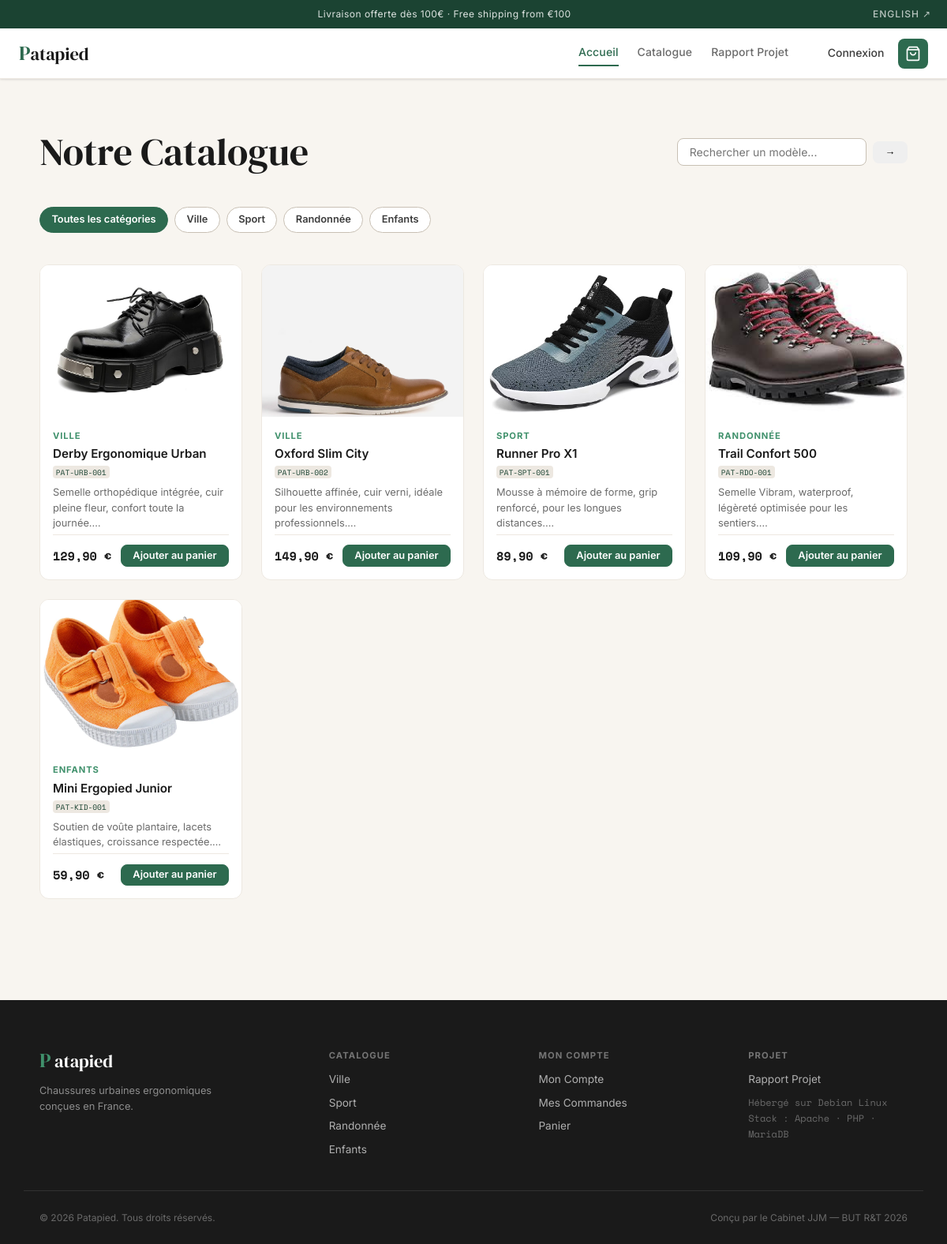
The app's page /pages/catalog.php with its own data.
### tables this page shows
CREATE TABLE IF NOT EXISTS categories (
    id          INT UNSIGNED AUTO_INCREMENT PRIMARY KEY,
    name_fr     VARCHAR(100) NOT NULL,
    name_en     VARCHAR(100) NOT NULL,
    slug        VARCHAR(100) NOT NULL UNIQUE,
    sort_order  INT          NOT NULL DEFAULT 0
);

CREATE TABLE IF NOT EXISTS products (
    id            INT UNSIGNED AUTO_INCREMENT PRIMARY KEY,
    category_id   INT UNSIGNED NOT NULL,
    reference     VARCHAR(40)  NOT NULL UNIQUE,
    name_fr       VARCHAR(160) NOT NULL,
    name_en       VARCHAR(160) NOT NULL,
    description_fr TEXT        DEFAULT NULL,
    description_en TEXT        DEFAULT NULL,
    price         DECIMAL(8,2) NOT NULL,
    stock         INT          NOT NULL DEFAULT 0,
    image_path    VARCHAR(255) DEFAULT NULL,
    is_active     TINYINT(1)  NOT NULL DEFAULT 1,
    created_at    DATETIME    NOT NULL DEFAULT CURRENT_TIMESTAMP,
    updated_at    DATETIME    NOT NULL DEFAULT CURRENT_TIMESTAMP ON UPDATE CURRENT_TIMESTAMP,
    FOREIGN KEY (category_id) REFERENCES categories(id) ON DELETE RESTRICT
);

### includes/core.php (called while the page is built, shortened)
<?php
$_lang = $_SESSION['lang'] ?? 'fr';
$_t = require __DIR__ . "/../lang/{$_lang}.php";
function t(string $key): string {
    global $_t;
    return htmlspecialchars($_t[$key] ?? $key, ENT_QUOTES, 'UTF-8');
}
function current_lang(): string {
    return $_SESSION['lang'] ?? 'fr';
}
function h(string $s): string {
    return htmlspecialchars($s, ENT_QUOTES, 'UTF-8');
}

### pages/catalog.php (the view, shortened to what this page needs)
<?php
require_once __DIR__ . '/../includes/core.php';
$lang = current_lang();
$pdo  = getDB();
$cats = $pdo->query("SELECT id, slug, name_{$lang} AS name FROM categories ORDER BY sort_order")->fetchAll();
$catSlug = preg_replace('/[^a-z0-9_-]/', '', $_GET['cat'] ?? '');
$search  = trim($_GET['q'] ?? '');
$where  = ["p.is_active = 1"];
$whereSQL = implode(' AND ', $where);
$stmt = $pdo->prepare(
    "SELECT p.id, p.reference, p.name_{$lang} AS name,
            p.description_{$lang} AS description,
            p.price, p.stock, p.image_path,
            c.name_{$lang} AS category, c.slug AS cat_slug
     FROM products p
     JOIN categories c ON c.id = p.category_id
     WHERE {$whereSQL}
     ORDER BY p.created_at DESC"
);
$stmt->execute();
$products = $stmt->fetchAll();
require_once __DIR__ . '/../includes/header.php';
?>
<section class="catalog-section">
    <div class="container">
        <div class="catalog-header">
            <h1><?= t('cat_title') ?></h1>
            <form method="GET" action="/index.php" class="search-form" role="search">
                <input type="search" name="q" value="<?= h($search) ?>"
                       placeholder="<?= t('cat_search') ?>" class="search-input">
                <button type="submit" class="btn btn-sm">→</button>
            </form>
        </div>
        <div class="cat-filters">
            <a href="/index.php?page=catalog<?= $search ? '&q='.urlencode($search) : '' ?>"
               class="cat-pill <?= !$catSlug ? 'active' : '' ?>"><?= t('cat_all') ?></a>
            <?php foreach ($cats as $c): ?>
            <a href="/index.php?page=catalog&cat=<?= h($c['slug']) ?><?= $search ? '&q='.urlencode($search) : '' ?>"
               class="cat-pill <?= $catSlug===$c['slug'] ? 'active' : '' ?>"><?= h($c['name']) ?></a>
            <?php endforeach; ?>
        </div>
        <?php if (empty($products)): ?>
        <div class="empty-state">
            <p><?= t('cat_no_results') ?></p>
            <a href="/index.php?page=catalog" class="btn btn-ghost"><?= t('back') ?></a>
        </div>
        <?php else: ?>
        <div class="products-grid products-grid--full">
            <?php foreach ($products as $p): ?>
            <article class="product-card" data-id="<?= $p['id'] ?>">
                <a href="/index.php?page=product&id=<?= $p['id'] ?>" class="product-img-link">
                    <div class="product-img">
                        <?php
                        $imgFilename = 'images/' . strtolower($p['reference']) . '.png';
                        $displayImg = (file_exists(__DIR__ . '/../' . $imgFilename)) ? $imgFilename : $p['image_path'];
                        if ($displayImg):
                        ?>
                            <img src="<?= h($displayImg) ?>" alt="<?= h($p['name']) ?>" class="shoe-catalog-image" loading="lazy">
                        <?php else: ?>
                            <div class="product-img-placeholder">
                                <svg viewBox="0 0 80 60" fill="none" aria-hidden="true"><path d="M8 42 Q10 28 22 24 L52 22 Q64 22 67 30 L68 42 Q62 48 40 49 Q16 49 8 42Z" fill="var(--forest)"/><path d="M8 42 Q8 49 18 51 L62 51 Q70 49 70 42" fill="var(--forest-dark)"/></svg>
                            </div>
                        <?php endif; ?>
                    </div>
                </a>
                <div class="product-info">
                    <span class="product-cat"><?= h($p['category']) ?></span>
                    <h3 class="product-name">
                        <a href="/index.php?page=product&id=<?= $p['id'] ?>"><?= h($p['name']) ?></a>
                    </h3>
                    <span class="product-ref"><code><?= h($p['reference']) ?></code></span>
                    <?php if ($p['description']): ?>
                        <p class="product-desc-short"><?= h(mb_substr($p['description'], 0, 80)) ?>…</p>
                    <?php endif; ?>
                    <div class="product-footer">
                        <span class="product-price"><?= number_format($p['price'], 2, ',', ' ') ?> €</span>
                        <div class="product-actions">
                            <?php if ($p['stock'] > 0): ?>
                            <form method="POST" action="/index.php?page=cart" class="add-cart-form">
                                <button type="submit" class="btn btn-primary btn-sm"><?= t('cat_add_cart') ?></button>
                            </form>
                            <?php else: ?>
                                <span class="btn btn-disabled btn-sm"><?= t('cat_out_stock') ?></span>
                            <?php endif; ?>
                        </div>
                    </div>
                </div>
            </article>
            <?php endforeach; ?>
        </div>
        <?php endif; ?>
    </div>
</section>
<?php require_once __DIR__ . '/../includes/footer.php'; ?>

### records on screen
categories: name_fr "Ville"
categories: name_fr "Sport"
categories: name_fr "Randonnée"
categories: name_fr "Enfants"
products: shows a picture, category.name_fr "VILLE", name_fr "Derby Ergonomique Urban", reference "PAT-URB-001", description_fr "Semelle orthopédique intégrée, cuir pleine fleur, confort toute la journée.", price "129,90"
products: shows a picture, category.name_fr "VILLE", name_fr "Oxford Slim City", reference "PAT-URB-002", description_fr "Silhouette affinée, cuir verni, idéale pour les environnements professionnels.", price "149,90"
products: shows a picture, category.name_fr "SPORT", name_fr "Runner Pro X1", reference "PAT-SPT-001", description_fr "Mousse à mémoire de forme, grip renforcé, pour les longues distances.", price "89,90"
products: shows a picture, category.name_fr "RANDONNÉE", name_fr "Trail Confort 500", reference "PAT-RDO-001", description_fr "Semelle Vibram, waterproof, légèreté optimisée pour les sentiers.", price "109,90"
products: shows a picture, category.name_fr "ENFANTS", name_fr "Mini Ergopied Junior", reference "PAT-KID-001", description_fr "Soutien de voûte plantaire, lacets élastiques, croissance respectée.", price "59,90"

### other values on screen
t('lang_toggle') "ENGLISH"
t('nav_home') "Accueil"
t('nav_catalog') "Catalogue"
t('nav_report') "Rapport Projet"
t('nav_login') "Connexion"
t('cat_title') "Notre Catalogue"
t('cat_all') "Toutes les catégories"
t('nav_catalog') "CATALOGUE"
t('nav_account') "Mon Compte"
t('nav_orders') "Mes Commandes"
t('nav_cart') "Panier"
t('footer_rights') "© 2026 Patapied. Tous droits réservés."
t('footer_made_by') "Conçu par le Cabinet JJM"
